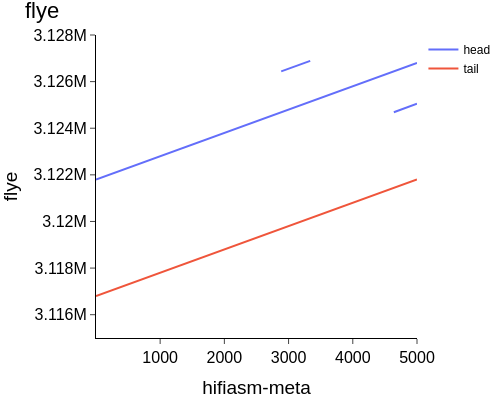

Source (notebook cell):
### Code cell
from local.figures.template import BaseFigure, ApplyTemplate, go

for df, name in [
    # (dfs, "self"),
    (dff, "flye"),
]:
    fig = BaseFigure()
    for k in ["head", "tail"]:
        _df = df[df["qseqid"]==k]
        xx, yy = [], []
        for _, r in _df.iterrows():
            qs, qe, ss, se = r[2:6]
            # ss += len_seq-L
            # se += len_seq-L
            xx += [qs, qe, None]
            yy += [ss, se, None]
        fig.add_trace(
            go.Scatter(
                mode="lines",
                x = xx,
                y = yy,
                name=k,
            )
        )
    fig = ApplyTemplate(
        fig,
        axis={
            "1 1 y": dict(title="flye", range=[3115000, 3128000]),
            "1 1 x": dict(title="hifiasm-meta"),
        },
        layout=dict(
            title=name, width=500, height=400,
            margin=dict(l=5, r=5, t=35, b=5),
        ),
    )
    fig.show()

### Figure 1 — Plotly figure (JSON) as saved in the notebook; plotly's stock layout.template omitted (floating-point values rounded to 4 significant figures)
{"data": [{"mode": "lines", "name": "head", "type": "scatter", "x": [1, 5000, null, 1, 3313, null, 1, 3368, null, 6, 3338, null, 2319, 3341, null, 1810, 3337, null, 2885, 3337, null, 3727, 4129, null, 4639, 5000, null, 4639, 5000, null, 4639, 5000, null, 4639, 5000, null], "y": [3121803, 3126802, null, 2978980, 2982292, null, 42110, 45477, null, 4413317, 4416682, null, 46299, 47321, null, 876867, 878415, null, 3126441, 3126892, null, 2983247, 2983648, null, 2981864, 2982226, null, 46865, 47227, null, 3124687, 3125049, null, 44994, 45356, null]}, {"mode": "lines", "name": "tail", "type": "scatter", "x": [1, 5000, null, 4508, 5000, null, 4625, 5000, null], "y": [3116803, 3121802, null, 41616, 42109, null, 2978604, 2978979, null]}], "layout": {"font": {"color": "black", "family": "Arial", "size": 16}, "height": 400, "legend": {"font": {"size": 12}}, "margin": {"b": 5, "l": 5, "r": 5, "t": 35}, "paper_bgcolor": "white", "plot_bgcolor": "white", "title": {"text": "flye"}, "width": 500, "xaxis": {"anchor": "y", "domain": [0, 1], "gridcolor": "rgba(0, 0, 0, 0.15)", "linecolor": "black", "linewidth": 1, "showgrid": false, "showticklabels": true, "ticks": "outside", "title": {"text": "hifiasm-meta"}, "zerolinecolor": "rgba(0,0,0,0)", "zerolinewidth": 1}, "yaxis": {"anchor": "x", "domain": [0, 1], "gridcolor": "rgba(0, 0, 0, 0.15)", "linecolor": "black", "linewidth": 1, "range": [3115000, 3128000], "showgrid": false, "showticklabels": true, "ticks": "outside", "title": {"text": "flye"}, "zerolinecolor": "rgba(0,0,0,0)", "zerolinewidth": 1}}}
